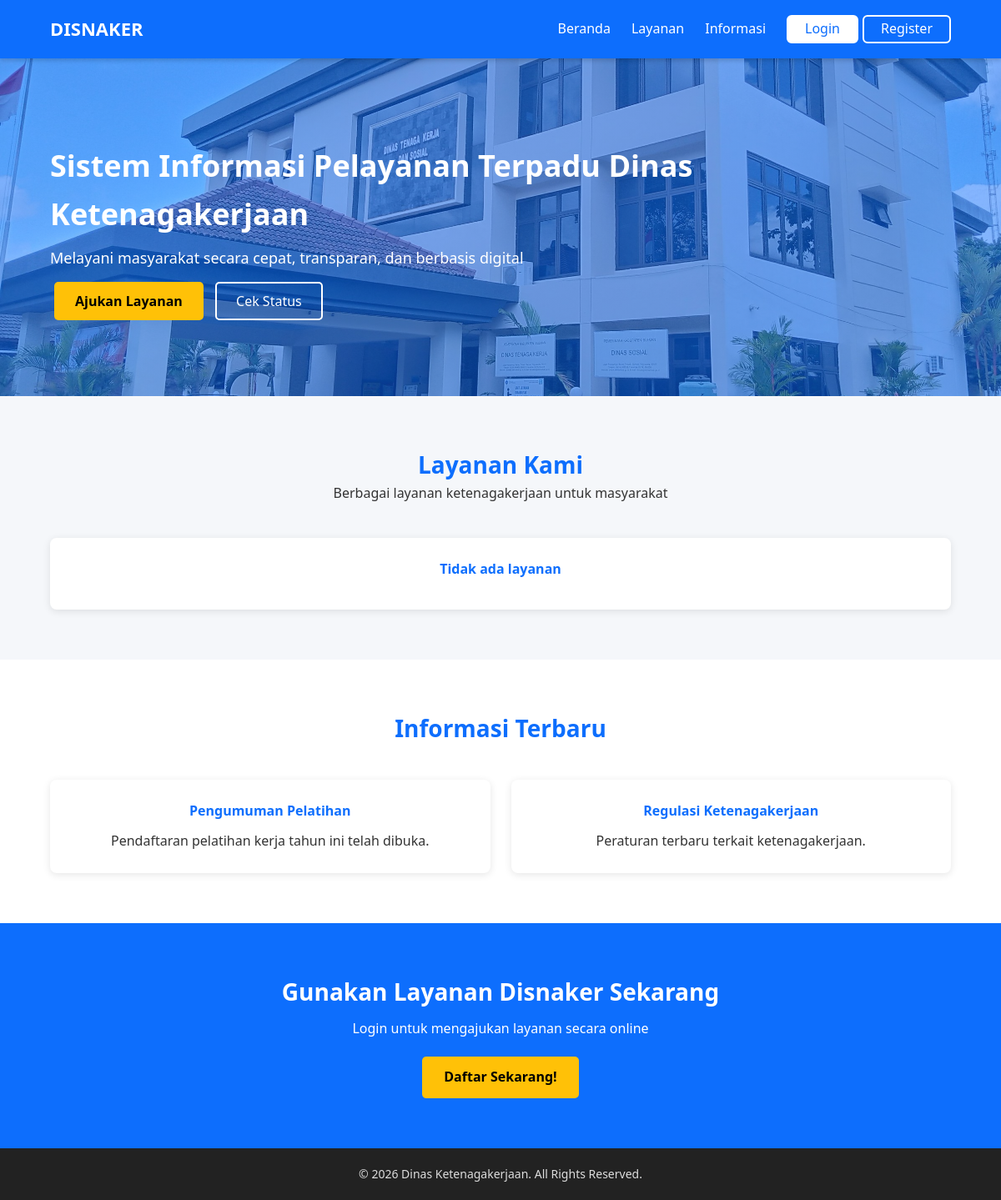
Before: / with the older database file.
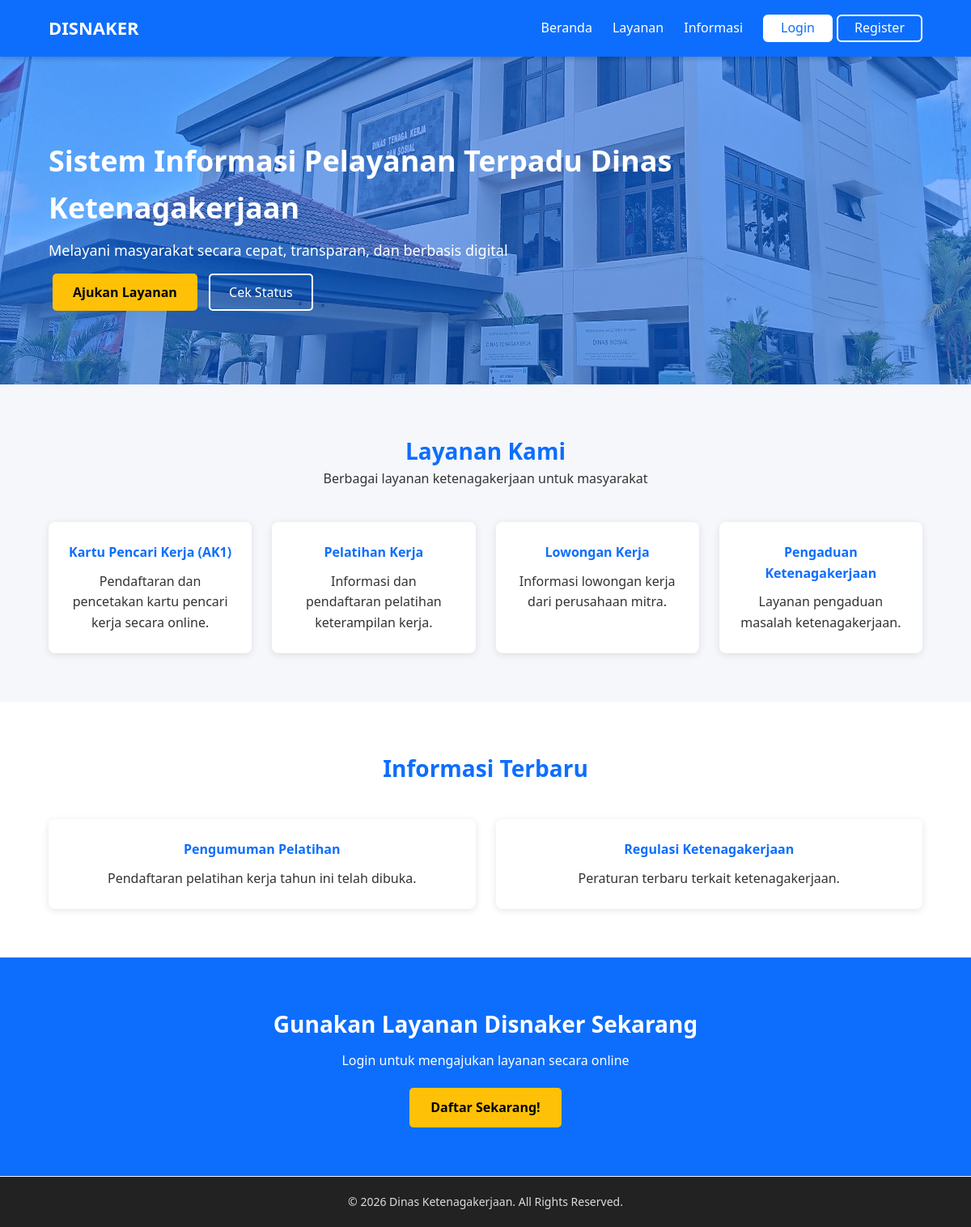
After: the same page with the newer database file.
### tables this page shows
CREATE TABLE `layanan` (
  `id` int(11) NOT NULL,
  `nama_layanan` varchar(255) NOT NULL,
  `deskripsi` text DEFAULT NULL,
  `created_at` timestamp NOT NULL DEFAULT current_timestamp()
);

### index.php (the view, shortened to what this page needs)
<?php
include "config/koneksi.php";
$sql = mysqli_query($koneksi, "SELECT * FROM layanan");
?>
<!DOCTYPE html>
<html lang="id">
<head>
    <link rel="stylesheet" href="assets/css/index.css">
</head>
<body>
    <?php include "includes/header-index.php"; ?>
    <main class="main-content">
        <section class="hero">
            <div class="hero-content">
                <h2>Sistem Informasi Pelayanan Terpadu Dinas Ketenagakerjaan</h2>
                <p>Melayani masyarakat secara cepat, transparan, dan berbasis digital</p>
                <div class="hero-btn">
                    <a href="login.php" class="btn-primary">Ajukan Layanan</a>
                    <a href="login.php" class="btn-secondary">Cek Status</a>
                </div>
            </div>
        </section>
        <section class="section">
            <div class="container">
                <div class="section-title">
                    <h3>Layanan Kami</h3>
                    <p>Berbagai layanan ketenagakerjaan untuk masyarakat</p>
                </div>
                <div class="grid">
                    <?php if (mysqli_num_rows($sql) > 0): ?>
                        <?php while ($row = mysqli_fetch_array($sql)): ?>
                            <div class="card">
                                <h4><?= $row['nama_layanan'] ?></h4>
                                <p><?= $row['deskripsi'] ?></p>
                            </div>
                        <?php endwhile; ?>
                    <?php else: ?>
                        <div class="card">
                            <h4>Tidak ada layanan</h4>
                        </div>
                    <?php endif; ?>
                </div>
            </div>
        </section>
        <section class="section bg-light">
            <div class="container">
                <div class="section-title">
                    <h3>Informasi Terbaru</h3>
                </div>
                <div class="grid">
                    <div class="card">
                        <h4>Pengumuman Pelatihan</h4>
                        <p>Pendaftaran pelatihan kerja tahun ini telah dibuka.</p>
                    </div>
                    <div class="card">
                        <h4>Regulasi Ketenagakerjaan</h4>
                        <p>Peraturan terbaru terkait ketenagakerjaan.</p>
                    </div>
                </div>
            </div>
        </section>
        <section class="cta">
            <div class="container" style="display: flex; flex-direction: column; gap: 20px; align-items: center;">
                <div>
                    <h3>Gunakan Layanan Disnaker Sekarang</h3>
                    <p>Login untuk mengajukan layanan secara online</p>
                </div>
                <a href="register.php" class="btn-primary cta-btn">Daftar Sekarang!</a>
            </div>
        </section>
    </main>
    <?php include "includes/footer.php"; ?>
</body>
</html>

### includes/header-index.php
<header class="header">
    <div class="container navbar">
        <div class="logo">
            <h1>DISNAKER</h1>
        </div>
        <nav>
            <ul>
                <li><a href="index.php#home">Beranda</a></li>
                <li><a href="index.php#layanan">Layanan</a></li>
                <li><a href="index.php#informasi">Informasi</a></li>
                <div class="auth-btn">
                    <li><a href="login.php" class="btn login">Login</a></li>
                    <li><a href="register.php" class="btn regis">Register</a></li>
                </div>
            </ul>
        </nav>
    </div>
</header>

### includes/footer.php
<footer>
    <p>&copy; 2026 Dinas Ketenagakerjaan. All Rights Reserved.</p>
</footer>

### assets/css/index.css (style rules this page uses)
* { margin: 0; padding: 0; box-sizing: border-box; font-family: "Segoe UI", Tahoma, Geneva, Verdana, sans-serif; }
html, body { height: 100%; scroll-behavior: smooth; }
body { background-color: #f5f7fa; color: #333; line-height: 1.6; display: flex; flex-direction: column; }
.container { width: 90%; max-width: 1200px; margin: auto; }
header { position: fixed; width: 100%; background-color: #0d6efd; box-shadow: 0 2px 6px rgba(0, 0, 0, 0.2); padding: 15px 0; top: 0; left: 0; height: 70px; z-index: 1000; display: flex; align-items: center; }
.navbar { display: flex; justify-content: space-between; align-items: center; }
.logo h1 { color: #fff; font-size: 22px; }
nav ul { list-style: none; display: flex; gap: 25px; align-items: center; }
nav ul li a { color: #fff; text-decoration: none; font-weight: 500; position: relative; }
nav ul li > a:not(.btn) { position: relative; }
nav ul li > a:not(.btn)::after { content: ""; position: absolute; left: 0; bottom: -4px; width: 0%; height: 2px; background-color: #fff; transition: width 0.3s ease; }
.auth-btn { display: flex; gap: 5px; }
.btn { position: unset; padding: 2px 20px; border-radius: 6px; display: flex; }
.btn.login { background-color: #fff; color: #0d6efd; border: 2px solid #fff; }
.btn.regis { border: 2px solid #fff; }
.main-content { flex: 1; padding-top: 70px; }
.hero-content { max-width: 800px; margin: 0 60px; }
.hero { background: linear-gradient(rgba(13, 110, 253, 0.5), rgba(13, 110, 253, 0.5)), url("../img/hero.jpg") center/cover no-repeat; color: #fff; text-align: left; padding: 100px 0px; }
.hero h2 { font-size: 36px; margin-bottom: 10px; }
.hero p { font-size: 18px; margin-bottom: 25px; }
.hero-btn a { margin: 0 5px; }
.btn-primary { background-color: #ffc107; color: #000; padding: 12px 25px; border-radius: 5px; text-decoration: none; font-weight: bold; }
.btn-secondary { background-color: transparent; border: 2px solid #fff; color: #fff; padding: 10px 23px; border-radius: 5px; text-decoration: none; }
.section { padding: 60px 0; }
.bg-light { background-color: #ffffff; }
.section-title { text-align: center; margin-bottom: 40px; }
.section-title h3 { font-size: 28px; color: #0d6efd; }
.grid { display: grid; grid-template-columns: repeat(auto-fit, minmax(250px, 1fr)); gap: 25px; }
.card { background-color: #fff; padding: 25px; border-radius: 8px; box-shadow: 0 2px 10px rgba(0, 0, 0, 0.1); text-align: center; }
.card h4 { color: #0d6efd; margin-bottom: 10px; }
.cta { background-color: #0d6efd; color: #fff; text-align: center; padding: 60px 20px; }
.cta h3 { font-size: 28px; margin-bottom: 10px; }
.cta-btn { width: 18%; text-align: center; }
footer { background-color: #222; color: #ddd; text-align: center; padding: 20px; font-size: 14px; }

Changed rows visible on the page:
added layanan: nama_layanan "Kartu Pencari Kerja (AK1)", deskripsi "Pendaftaran dan pencetakan kartu pencari kerja secara online."
added layanan: nama_layanan "Pelatihan Kerja", deskripsi "Informasi dan pendaftaran pelatihan keterampilan kerja."
added layanan: nama_layanan "Lowongan Kerja", deskripsi "Informasi lowongan kerja dari perusahaan mitra."
added layanan: nama_layanan "Pengaduan Ketenagakerjaan", deskripsi "Layanan pengaduan masalah ketenagakerjaan."
Other visible differences:
text no longer shown: "Tidak ada layanan"
